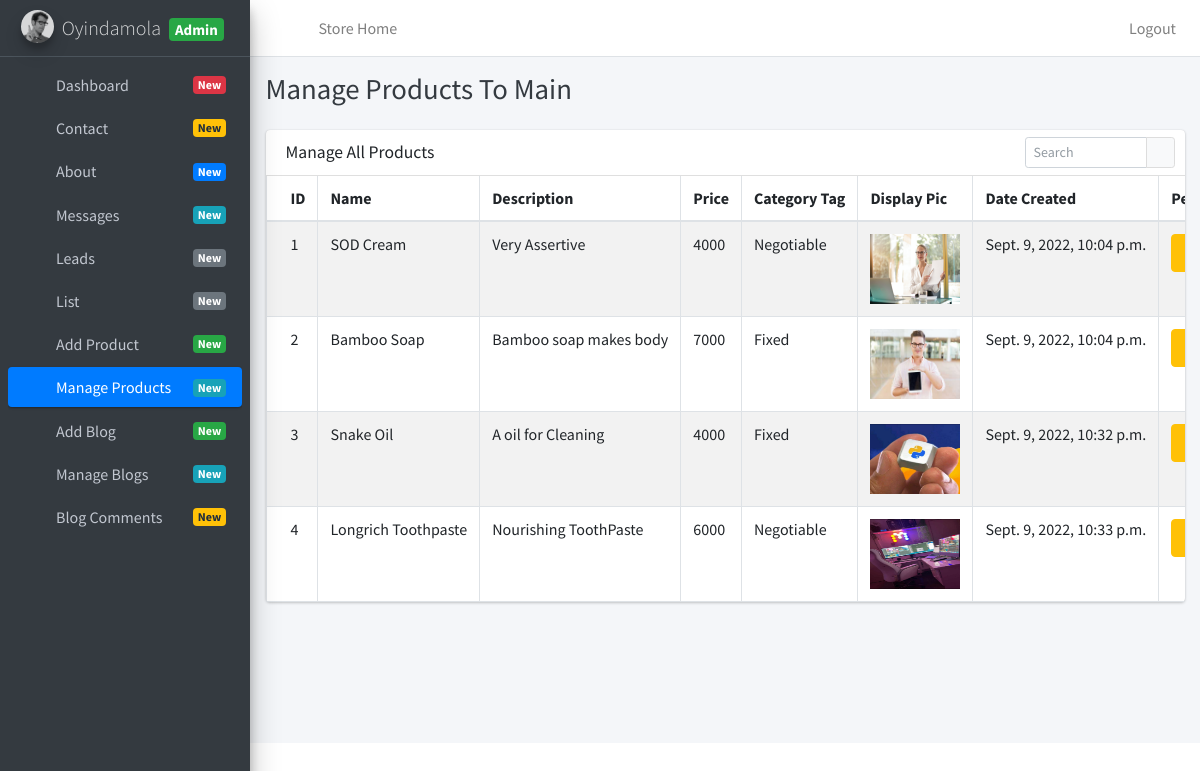
/manage_products (signed in), run on the app's committed database.
### App_admin/models.py (models this page shows, shortened)
class Product(models.Model):
    id = models.AutoField(primary_key=True)
    name = models.CharField(max_length=20)
    description = models.CharField(max_length=30)
    price = models.CharField(max_length=20)
    image = models.FileField()
    category = models.CharField(choices=category_choice, default="Fixed", max_length=20)
    created_at = models.DateTimeField(auto_now_add = True)
    udpated_at = models.DateTimeField(auto_now = True)

### App_admin/views.py (the view)
# urls.py: path('manage_products', manage_products, name="manage_products"),
@login_required
def manage_products(request):
    products = Product.objects.all()
    context = {"products":products}
    return render(request, "admin_templates/manage_products.html", context)

### templates/admin_templates/manage_products.html (shortened to what this page needs)
{% extends 'admin_templates/base.html' %}
{% block page_title %} Manage Products To Main {% endblock %}
{% block content %}
  <section class="content">
    <div class="container-fluid">
        <div class="row">
            <div class="col-12">
              <div class="card">
                <div class="card-header">
                  <h3 class="card-title">Manage All Products</h3>
                  <div class="card-tools">
                    <div class="input-group input-group-sm" style="width: 150px;">
                      <input type="text" name="table_search" class="form-control float-right" placeholder="Search">
                      <div class="input-group-append">
                        <button type="submit" class="btn btn-default"><i class="fas fa-search"></i></button>
                      </div>
                    </div>
                  </div>
                </div>
                <div class="card-body table-responsive p-0">
                  <table class="table table-hover text-nowrap table-bordered table-striped">
                    <thead>
                      <tr>
                        <th>ID</th>
                        <th>Name</th>
                        <th>Description</th>
                        <th>Price</th>
                        <th>Category Tag</th>
                        <th>Display Pic</th>
                        <th>Date Created</th>
                        <th>Perform Action</th>
                      </tr>
                    </thead>
                    <tbody>
                    {% for product in products %}
                      <tr>
                        <td>{{product.id}}</td>
                        <td>{{product.name}}</td>
                        <td>{{product.description}}</td>
                        <td>{{product.price}}</td>
                        <td>{{product.category}}</td>
                        <td><img src = "{{product.image}}" style = "width:90px; height:70px;"></td>
                        <td>{{product.created_at}}</td>
                        <td><a href="{% url 'update_product' product.id %}" class="btn btn-warning">Edit Me</a></td>
                      </tr>
                    {% endfor %}
                    </tbody>
                  </table>
                </div>
              </div>
            </div>
          </div>
    </div>
  </section>
{% endblock  %}

### templates/admin_templates/base.html (shortened to what this page needs)
{% load static %}
<html>
  <head>
    <link rel="stylesheet" href="{% static 'plugins/fontawesome-free/css/all.min.css' %}">
    <link rel="stylesheet" href="https://code.ionicframework.com/ionicons/2.0.1/css/ionicons.min.css">
    <link rel="stylesheet" href="{% static 'plugins/tempusdominus-bootstrap-4/css/tempusdominus-bootstrap-4.min.css' %}">
    <link rel="stylesheet" href="{% static 'plugins/icheck-bootstrap/icheck-bootstrap.min.css' %}">
    <link rel="stylesheet" href="{% static 'plugins/jqvmap/jqvmap.min.css' %}">
    <link rel="stylesheet" href="{% static 'dist/css/adminlte.min.css' %}">
    <link rel="stylesheet" href="{% static 'plugins/overlayScrollbars/css/OverlayScrollbars.min.css' %}">
    <link rel="stylesheet" href="{% static 'plugins/daterangepicker/daterangepicker.css' %}">
    <link rel="stylesheet" href="{% static 'plugins/summernote/summernote-bs4.css' %}">
  </head>
  <body class="hold-transition sidebar-mini layout-fixed">
    <div class="wrapper">
      {% include 'admin_templates/navbar.html' %}
      {% include 'admin_templates/sidebar.html' %}
      <div class="content-wrapper">
        <div class="content-header">
          <div class="container-fluid">
            <div class="row mb-2">
              <div class="col-sm-6">
                <h1 class="m-0 text-dark">{% block page_title %} {% endblock %}</h1>
              </div>
            </div>
          </div>
        </div>
      {% block content %}
      {% endblock %}
    </div>
  </body>
</html>

### templates/admin_templates/navbar.html
{% load static %}
<nav class="main-header navbar navbar-expand navbar-white navbar-light">
    <ul class="navbar-nav">
        <li class="nav-item">
            <a class="nav-link" data-widget="pushmenu" href=""><i class="fas fa-bars"></i></a>
        </li>
        <li class="nav-item d-none d-sm-inline-block">
            <a href="{% url 'store_home' %}" class="nav-link">Store Home</a>
        </li>
    </ul>
    <ul class="navbar-nav ml-auto">
        <li class="nav-item">
            <a class="nav-link" href="{% url 'logout' %}">
                Logout
            </a>
        </li>
    </ul>
</nav>

### templates/admin_templates/sidebar.html (shortened to what this page needs)
{% load static %}
<aside class="main-sidebar sidebar-dark-primary elevation-4">
    <a href="" class="brand-link">
        <img src="{% static 'dist/img/user2-160x160.jpg' %}" alt="Admin User" class="brand-image img-circle elevation-3"
            style="opacity: .8">
        <span class="brand-text font-weight-light mr-1">Oyindamola</span>
        <span class="right badge badge-success">Admin</span>
    </a>
  <div class="sidebar">
    <nav class="mt-2">
      <ul class="nav nav-pills nav-sidebar flex-column" data-widget="treeview" role="menu" data-accordion="false">
        <li class="nav-item">
            {% url 'admin_dashboard' as admin_dashboard %}
            <a href="{% url 'admin_dashboard' %}" class="nav-link {% if request.path == admin_dashboard %} active {% endif %}">
                <i class="nav-icon fas fa-th"></i>
                <p> Dashboard <span class="right badge badge-danger">New</span></p>
            </a>
        </li>
        <li class="nav-item">
            {% url 'contact' as contact %}
            <a href="{% url 'contact' %}" class="nav-link {% if request.path == contact %} active {% endif %}">
                <i class="nav-icon fas fa-copy"></i>
                <p> Contact <span class="right badge badge-warning">New</span> </p>
            </a>
        </li>
        <li class="nav-item">
            {% url 'about' as about %}
            <a href="{% url 'about' %}" class="nav-link {% if request.path == about %} active {% endif %}">
                <i class="far fa-circle nav-icon"></i>
                <p> About <span class="right badge badge-primary">New</span> </p>
            </a>
        </li>
        <li class="nav-item">
            {% url 'lead_messages' as lead_messages %}
            <a href="{% url 'lead_messages' %}" class="nav-link {% if request.path == lead_messages %} active {% endif %}">
                <i class="far fa-envelope nav-icon"></i>
                <p> Messages <span class="right badge badge-info">New</span> </p>
            </a>
        </li>
        <li class="nav-item">
            {% url 'leads' as leads %}
            <a href="{% url 'leads' %}" class="nav-link {% if request.path == leads %} active {% endif %}">
                <i class="far fa-user nav-icon"></i>
                <p> Leads <span class="right badge badge-secondary">New</span> </p>
            </a>
        </li>
        <li class="nav-item">
            {% url 'view_list' as view_list %}
            <a href="{% url 'view_list' %}" class="nav-link {% if request.path == view_list %} active {% endif %}">
                <i class="far fa-user nav-icon"></i>
                <p> List <span class="right badge badge-secondary">New</span> </p>
            </a>
        </li>
        <li class="nav-item">
            {% url 'add_product' as add_product %}
            <a href="{% url 'add_product' %}" class="nav-link {% if request.path == add_product %} active {% endif %}">
                <i class="far fa-user nav-icon"></i>
                <p> Add Product <span class="right badge badge-success">New</span> </p>
            </a>
        </li>
        <li class="nav-item">
            {% url 'manage_products' as manage_products %}
            <a href="{% url 'manage_products' %}" class="nav-link {% if request.path == manage_products %} active {% endif %}">
              <i class="far fas fa-copy nav-icon"></i>
              <p>Manage Products<span class="right badge badge-info">New</span></p>
            </a>
        </li>
        <li class="nav-item">
            {% url 'add_blog' as add_blog %}
            <a href="{% url 'add_blog' %}" class="nav-link {% if request.path == add_blog %} active {% endif %}">
                <i class="far fa-user nav-icon"></i>
                <p> Add Blog <span class="right badge badge-success">New</span> </p>
            </a>
        </li>
        <li class="nav-item">
            {% url 'manage_blogs' as manage_blogs %}
            <a href="{% url 'manage_blogs' %}" class="nav-link {% if request.path == manage_blogs %} active {% endif %}">
              <i class="far fas fa-copy nav-icon"></i>
              <p>Manage Blogs<span class="right badge badge-info">New</span></p>
            </a>
        </li>
        <li class="nav-item">
          {% url 'blog_comments' as blog_comments %}
          <a href="{% url 'blog_comments' %}" class="nav-link {% if request.path == blog_comments %} active {% endif %}">
            <i class="far fas fa-copy nav-icon"></i>
            <p>Blog Comments<span class="right badge badge-warning">New</span></p>
          </a>
        </li>
      </ul>
    </nav>
  </div>
</aside>

### data on the page
Product: id "1", name "SOD Cream", description "Very Assertive", price "4000", category "Negotiable", image (picture), created_at "Sept. 9, 2022, 10:04 p.m."
Product: id "2", name "Bamboo Soap", description "Bamboo soap makes body", price "7000", category "Fixed", image (picture), created_at "Sept. 9, 2022, 10:04 p.m."
Product: id "3", name "Snake Oil", description "A oil for Cleaning", price "4000", category "Fixed", image (picture), created_at "Sept. 9, 2022, 10:32 p.m."
Product: id "4", name "Longrich Toothpaste", description "Nourishing ToothPaste", price "6000", category "Negotiable", image (picture), created_at "Sept. 9, 2022, 10:33 p.m."
